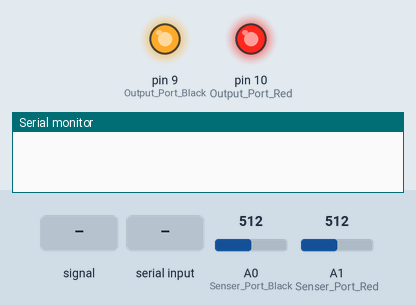
Bench run of a sketch on a simulated Arduino Uno, built with avr-gcc and run on an emulated ATmega328P. Shown: output pins drawn as LEDs (lit = HIGH), the last lines printed to the serial monitor. Dashed ring = blinking. The inputs (shaded band) are chosen by the test bench; at power-on: A0 (Senser_Port_Black) = 512, A1 (Senser_Port_Red) = 512.

Above: at 1.2 s.
1.3 s: A0 (Senser_Port_Black) fed a 2 Hz sine of ±306 counts around its level
At 2.39 s:
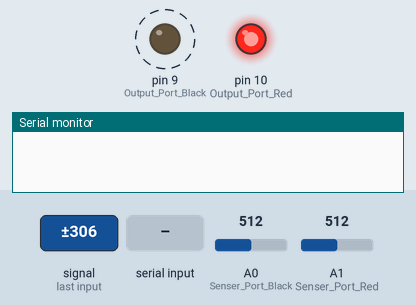
4.3 s: "p" received over Serial
At 7.8 s:
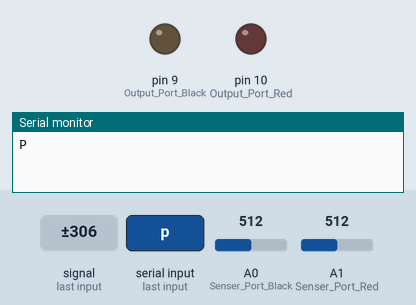
Timing chart, 0 to 9.3 s (numbered marks = the images above; inputs shaded):
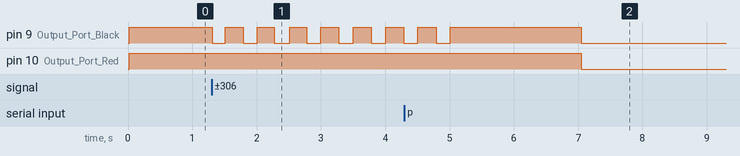

The sketch:

PID-Control_Black_and_Red.ino
```cpp
//不明な点があったら芦澤まで

float Target_Black = -18.0; //目標温度
float Target_Red = -18.0; //目標温度
const int Senser_Port_Black = 0;
const int Senser_Port_Red = 1;
const int Output_Port_Black = 9; //PWM Port
const int Output_Port_Red = 10;
bool echo_on = false;
float integration_dumping_factor = 0.99;
//float integration_dumping_factor = 1.0;
//PID制御パラメータ
//----- 芦澤、西 における初期設定値 --------------------
//float Kp_Black = 300.0; //比例ゲイン
//float Ki_Black = 11.0; //積分ゲイン
//float Kd_Black = 100.0; //微分ゲイン
//----- 芦澤、西 における初期設定値 END --------------------
//----- ジーグラ・ニコルス限界感度法における初期設定値  2025/7/23 変更--------------------
float Kp_Black = 57.0; //比例ゲイン
float Ki_Black = 2.18; //積分ゲイン
//float Kd_Black = 0.544; //微分ゲイン
float Kd_Black = 1.11; //微分ゲインの微調整 Redと同値へ 20250729
//Black channel

//-30℃で1200/50/0
//-18℃で1500/75/10
//----- 芦澤、西 における初期設定値 --------------------
//float Kp_Red = 400.0; //比例ゲイン
//float Ki_Red = 15.0; //積分ゲイン
//float Kd_Red = 33.0; //微分ゲイン
//----- 芦澤、西 における初期設定値 END --------------------
//----- ジーグラ・ニコルス限界感度法における初期設定値  2025/7/23 変更--------------------
float Kp_Red = 72.0; //比例ゲイン
float Ki_Red = 4.43; //積分ゲイン
float Kd_Red = 1.11; //微分ゲイン
//Red channel

float P_Black = 0;
float P_Red = 0;
float I_Black = 0;
float I_Red = 0;
float D_Black =0;
float D_Red =0;
float preP_Black = 0;
float preP_Red = 0;

float x_Black = 0.0;
float x_Red = 0.0;
long  duty_Black, duty_Red;
float dt;
float pretime = 0;//過去の時間

int count = 0;
unsigned long curr;
unsigned long prev;
double tempsum_Black = 0;
double tempsum_Red = 0;
double number_Black;
double temp_Black;
double number_Red;
double temp_Red;
bool verbose = false;
String params[8];
int index;

int i;

void(*resetFunc)(void) = 0;

void setup() {
  echo_on = false;
//  Serial.begin(9600);   //シリアル通信を9600 bpsで開始
  Serial.begin(115200);   //シリアル通信を115200 bpsで開始
}

void loop() {
  curr = prev = millis();
  tempsum_Black = 0;
  tempsum_Red = 0;

  while ((curr - prev) <= 1000) {
    //サーミスタの出力を測定
    x_Black = x_Red = 0;
    for (i = 0; i < 80; i++) {
      x_Black += analogRead(Senser_Port_Black); //アナログピン0でサーミスタのV_outを読み取る
      x_Red += analogRead(Senser_Port_Red);
    }
    //電圧[V]に変換
    x_Black = x_Black * 5.0 / 80.0 / 1023.0;
    x_Red = x_Red * 5.0 / 80.0 / 1023.0;
    //温度に変換
    number_Black = x_Black / (5.0 - x_Black);
    temp_Black = 1.0 / (1.0 / 298.0 + (1 / 3250.0) * log(number_Black)) - 273.0;
    number_Red = x_Red / (5.0 - x_Red);
    temp_Red = 1.0 / (1.0 / 298.0 + (1 / 3250.0) * log(number_Red)) - 273.0;

    count++;
    tempsum_Black += temp_Black; //温度の合計
    tempsum_Red += temp_Red;

    //PID制御
    P_Black = -(Target_Black - temp_Black);
    P_Red = -(Target_Red - temp_Red);

    dt = (micros() - pretime) / 1000000.0; //時間の変化量をs単位表示
    if (dt < 0) {
      dt = (micros() - (4294967295 - pretime)) / 1000000.0;
    }
    pretime = micros();//過去時間の更新

    I_Black += P_Black * dt; if(I_Black > 255.0/Ki_Black)I_Black = 255.0/Ki_Black; // I_Black, I_Red に上限設定 200.0 250805
    I_Red += P_Red * dt; if(I_Red > 255.0/Ki_Red)I_Red = 255.0/Ki_Red;             // 上限値を変更 255.0/Ki_Black,Red

    D_Black = (P_Black - preP_Black) / dt;
    D_Red = (P_Red - preP_Red) / dt; // この行がなかった（バグ）2025/7/23 修正 by Muroo

    preP_Black = P_Black; //過去Pの更新
    preP_Red = P_Red;

    //ゲート電圧の出力値
    duty_Black = Kp_Black * P_Black + Ki_Black * I_Black + Kd_Black * D_Black;
    duty_Red = Kp_Red * P_Red + Ki_Red * I_Red + Kd_Red * D_Red;

    if (duty_Black > 255.0) {
      duty_Black = 255;
    }
    if (duty_Red > 255.0) {
      duty_Red = 255;
    }

/*---------- PID出力が飽和（255）している間はIをダンプさせる ----------------*/
    //if(duty_Black == 255)I_Black*integration_dumping_factor;
    //if(duty_Red == 255)I_Red*=integration_dumping_factor;
/*---------------------------------*/

    if (duty_Black < 0.0 || temp_Black > 30.0) {
      duty_Black = 0;
    }
    if (duty_Red < 0.0 || temp_Red > 30.0) {
      duty_Red = 0;
    }
    //Serial.println(duty);
    analogWrite(Output_Port_Black, duty_Black);
    analogWrite(Output_Port_Red, duty_Red);
    curr = millis();
  }

//  Serial.println(tempsum / count);//温度を出力
  if(echo_on == true){
    //Serial.print(count);
    //Serial.print("\t");
    Serial.print(tempsum_Black / count);
    Serial.print("\t");
    Serial.println(tempsum_Red / count);
    if(verbose == true)
    {
      Serial.print(Target_Black);
      Serial.print("\t");
      Serial.print(temp_Black);
      Serial.print("\t");
      Serial.print(P_Black);
      Serial.print("\t");
      Serial.print(I_Black);
      Serial.print("\t");
      Serial.print(D_Black);
      Serial.print("\t");
      Serial.println(duty_Black);

      Serial.print(Target_Red);
      Serial.print("\t");
      Serial.print(temp_Red);
      Serial.print("\t");
      Serial.print(P_Red);
      Serial.print("\t");
      Serial.print(I_Red);
      Serial.print("\t");
      Serial.print(D_Red);
      Serial.print("\t");
      Serial.println(duty_Red);
    }
  }
  count = 0;
}

//シリアル割り込み処理
void serialEvent(){
  char ch;
  String myString;
  if(Serial.available()>0) {
    ch=Serial.read();
    switch(ch){
      case 'h':
        myString = Serial.readString();
        Serial.println("c: Rreturn \"PID_Controller\"");
        Serial.println("e: Enable report");
        Serial.println("s: Stop report");
        Serial.println("r: Reset and return \"Reset\"");
        Serial.println("l: Show current PID parameters");
        Serial.println("p: Set PID parameters; given by 8 numbers separated by \",\", and return \"P\"");
        Serial.println("v: Set verbose mode\",\" and return \"V\"");
        Serial.println("t: Set terse mode\",\" and return \"T\"");
        Serial.println("i: Force to clear integrals and return \"I\"");
        Serial.println("d: Set dumping parameter; givin by a number, and return \"D\"");
        Serial.println("h: Show this message");
        Serial.flush();
        break;
      case 'c':
        myString = Serial.readString();
        Serial.println("PID_Controller");
        Serial.flush();
        break;
      case 'e':
        myString = Serial.readString();
        echo_on = true;
        Serial.flush();
        //I_Black = I_Red = 0.0; // I をクリア
        break;
      case 's':
        myString = Serial.readString();
        echo_on = false;
        Serial.flush();
        break;
      case 'r':
        myString = Serial.readString();
        Serial.println("Reset"); // Arduinoリセット "Reset"を返す
        Serial.flush();
        resetFunc();
        break;
      case 'l':
        myString = Serial.readString();
        echo_on = false;
        Serial.print(Target_Black);// Black: 目的温度を返す
        Serial.print(",");
        Serial.print(Kp_Black); // Black: 制御パラメーターを返す
        Serial.print(",");
        Serial.print(Ki_Black);
        Serial.print(",");
        Serial.print(Kd_Black);
        Serial.print(",");
        Serial.print(Target_Red);// Red: 目的温度を返す
        Serial.print(",");
        Serial.print(Kp_Red); // Red: 制御パラメーターを返す
        Serial.print(",");
        Serial.print(Ki_Red);
        Serial.print(",");
        Serial.println(Kd_Red);
        Serial.flush();
        break;
      case 'p':
        myString = Serial.readString();
        index = split(myString, ',', params,8);
        Target_Black = params[0].toFloat();params[0]="";// Black: 目的温度を返す
        Kp_Black = params[1].toFloat();params[1]=""; // Black: 制御パラメーターを返す
        Ki_Black = params[2].toFloat();params[2]="";
        Kd_Black = params[3].toFloat();params[3]="";
        Target_Red = params[4].toFloat();params[4]="";// Red: 目的温度を返す
        Kp_Red = params[5].toFloat();params[5]=""; // Red: 制御パラメーターを返す
        Ki_Red = params[6].toFloat();params[6]="";
        Kd_Red = params[7].toFloat();params[7]="";
        Serial.println("P");
        Serial.flush();
        myString = Serial.readString();
        break;
      case 'v': // Set verbose mode
        myString = Serial.readString();
        verbose = true;
        Serial.println("V");
        Serial.flush();
        break;
      case 't': //Set terse mode
        myString = Serial.readString();
        verbose = false;
        Serial.println("T");
        Serial.flush();
        break;
      case 'i': //Reset integlals
        myString = Serial.readString();
        I_Black = I_Red = 0.0;
        Serial.println("I");
        Serial.flush();
        break;
      case 'd':
        myString = Serial.readString();
        integration_dumping_factor = myString.toFloat();
        Serial.println("D");
        Serial.println(integration_dumping_factor,7);
        Serial.flush();
        myString = Serial.readString();
        break;
      default:
        myString = Serial.readString();
        Serial.println("Invalid order");
    }
  }
}

int split(String data, char delimiter, String *dst, int number_of_params){ // 文字列を区切り文字で分割
    index = 0;
    int datalength = data.length();
    for (int i = 0; i < datalength; i++) {
        char tmp = data.charAt(i);
        if ( tmp == delimiter )
        {
            index++;
            if(index > number_of_params-1)
            {
              Serial.println("Too many parameters");
              return(index);
            }
        }
        else
        {
          dst[index] += tmp;
        }
    }
    return (index + 1);
}
```

Measured:
- after the input at 1.3 s, pin 9 (Output_Port_Black): alternates HIGH for 0.28 s and LOW for 0.22 s, starting at once
- after the input at 4.3 s, pin 10 (Output_Port_Red): HIGH → LOW after 2.8 s
